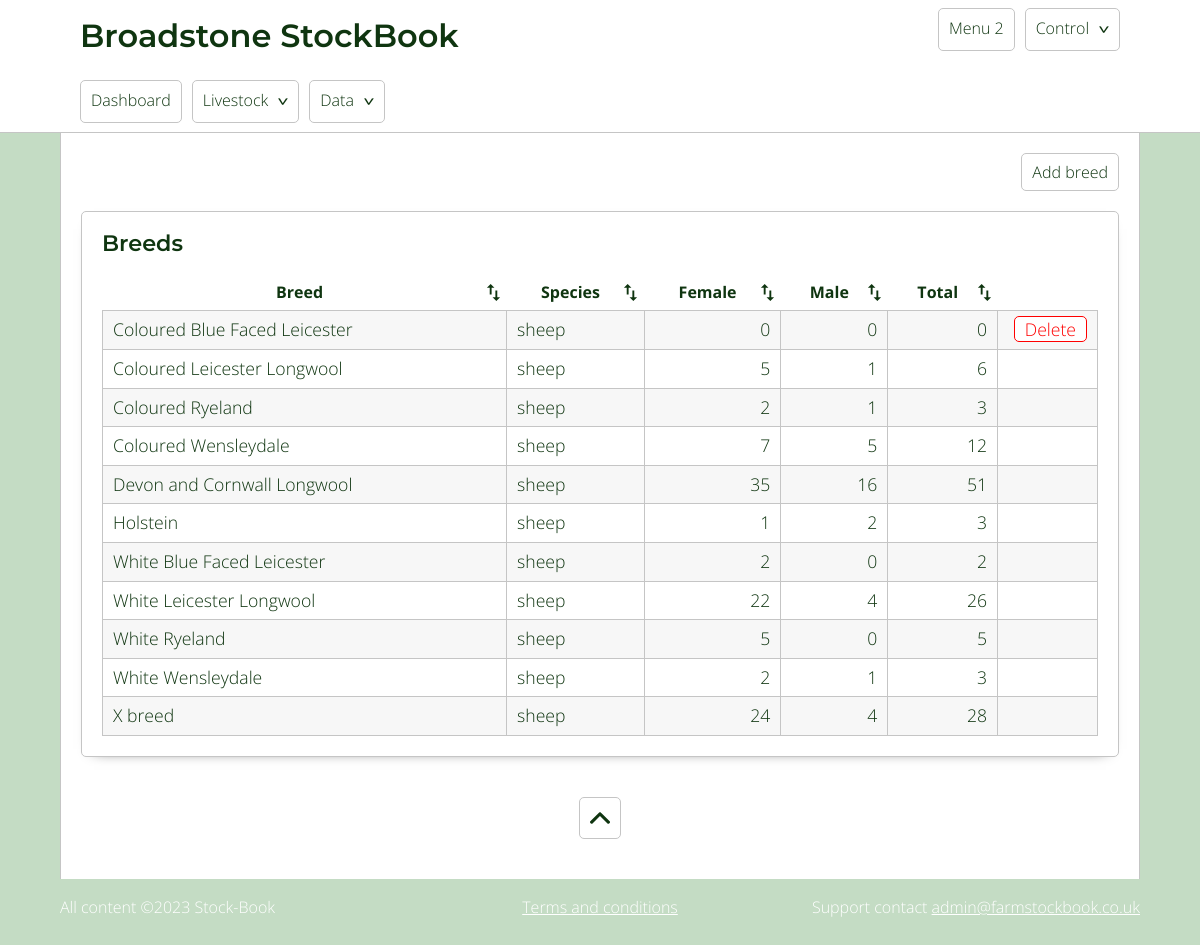
The app's page /breeds.php, older data.
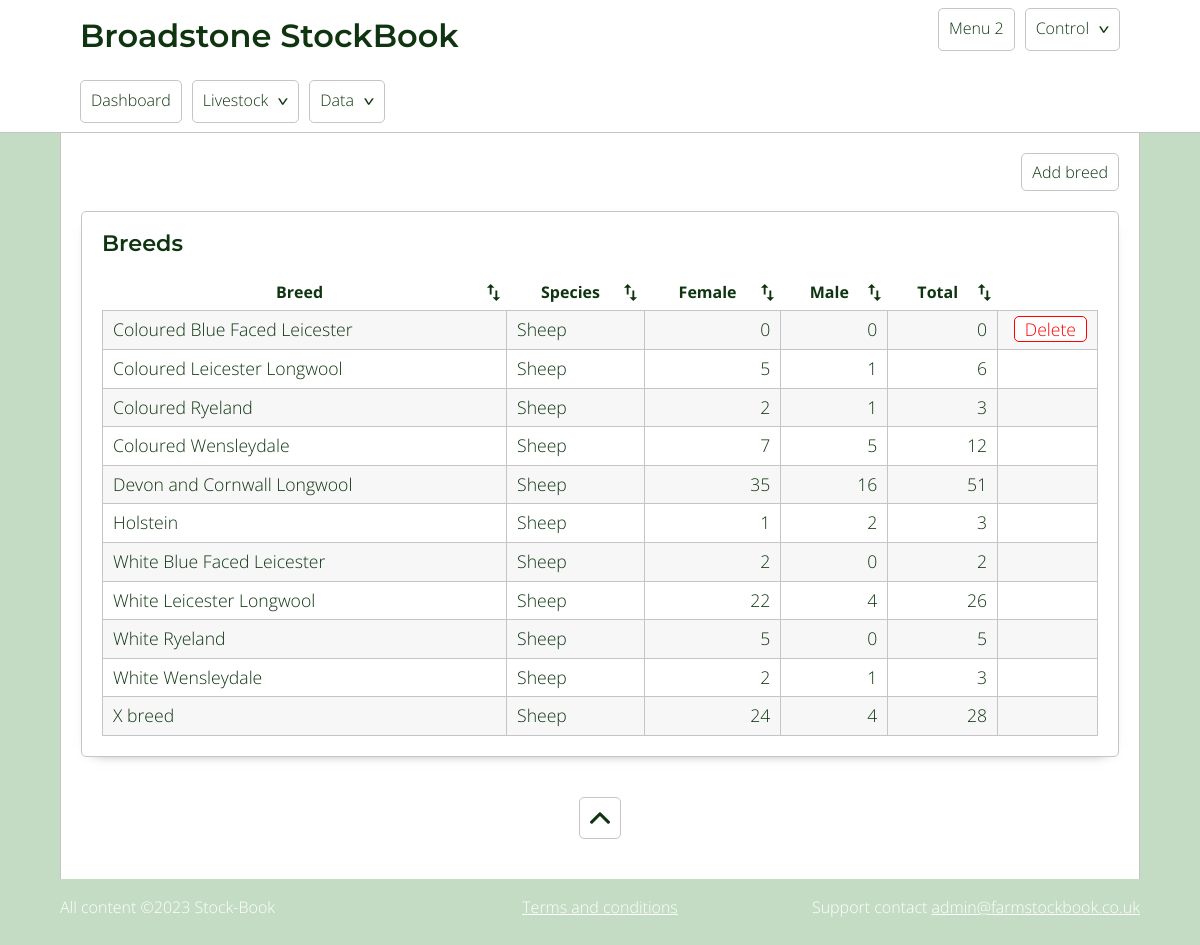
The same page, newer data.
### tables this page shows
CREATE TABLE `breed` (
  `id` int(11) NOT NULL,
  `breed_name` varchar(500) NOT NULL,
  `species` int(11) NOT NULL DEFAULT 1,
  `notes` text DEFAULT NULL,
  `active` tinyint(1) NOT NULL DEFAULT 1
);

CREATE TABLE `species` (
  `id` int(11) NOT NULL,
  `species` varchar(255) NOT NULL,
  `notes` text NOT NULL
);

### includes/classes/Db.class.php (called while the page is built, shortened)
<?php
    class Db{
            private $db_servername = "localhost";
            private $db_username = "flockbook";
            private $db_password = "flockbook";
            private $db_dbName = "fb_redesign";
            protected function connect(){
                $pdo = new PDO("mysql:host=$this->db_servername;dbname=$this->db_dbName", $this->db_username, $this->db_password);
                $pdo -> setAttribute(PDO::ATTR_ERRMODE, PDO::ERRMODE_EXCEPTION);
                return self::$conn = $pdo;
            }
    }
?>

### includes/classes/Breeds.class.php (the view, shortened to what this page needs)
<?php
    class Breeds extends Db{
            public function breedCard($edit){
                $query = "  SELECT *
                            FROM breed
                            ORDER BY species,breed_name";
                    $sql = self::$conn -> prepare($query);
                    $sql -> execute();
                    echo "  <table class='sortable simple_breed_table'>
                                <tr>
                                    <th>Breed</th>
                                    <th>Species</th>
                                    <th>Female</th>
                                    <th>Male</th>
                                    <th>Total</th>
                                    <th class='delete_col no_sort'></th>
                                </tr>";
                    while( $row = $sql -> fetch() ){
                        $data_tag = $edit ? "data-id = '$row[id]' class='js-view'" : '';
                        $species = $this -> getSpecies($row['species']);
                        $breedCount_female = $this -> countBreed($row['id'],2);
                        $breedCount_male = $this -> countBreed($row['id'],1);
                        $breedCount_total = $breedCount_female + $breedCount_male;
                        if( $breedCount_total === 0 ){
                            $edit_cell = "<td><a class='js-delete delete_link' data-id='$row[id]' data-deletetype='breed'>Delete</a></td>";
                        }else{
                            $edit_cell = '<td></td>';
                        }
                        echo "  <tr $data_tag>
                                    <td class='left'>$row[breed_name]</td>
                                    <td class='left'>$species</td>
                                    <td>$breedCount_female</td>
                                    <td>$breedCount_male</td>
                                    <td>$breedCount_total</td>
                                    $edit_cell
                                </tr>";
                    }
                    echo "  </table>";
            }
            public function getSpecies($id){
                $query = "SELECT species FROM species WHERE :id = id";
                    $sql = self::$conn -> prepare($query);
                    $sql -> bindParam(':id', $id);
                    $sql -> execute();
                    $row = $sql -> fetch();
                    return $row['species'];
            }
            public function countBreed($breed, $gender){
                $query = "  SELECT COUNT(id) AS breedCount
                            FROM livestock
                            WHERE :breed = breed AND :gender = gender
                                    AND date_of_death IS null
                                    AND date_of_sale IS null
                                    AND deleted = 0";
                    $sql = self::$conn -> prepare($query);
                    $sql -> bindParam(':breed', $breed);
                    $sql -> bindParam(':gender', $gender);
                    $sql -> execute();
                    $row = $sql -> fetch();
                    return $row['breedCount'];
            }
    }
?>

### includes/classes/Layout.class.php (shortened to what this page needs)
<?php
    class Layout extends Db{
            public function header($site_data){
                $menu = new Menu();
                echo "
                        <html>
                            <head>
                                <meta charset='utf-8'>
                                <meta content='width=device-width, initial-scale=1.0' name='viewport'>
                                <link rel='icon' href='$site_data[site_root]/favicon.ico'>
                                <link href='https://fonts.googleapis.com/css2?family=Montserrat:wght@600&family=Open+Sans:wght@300;600&display=swap' rel='stylesheet'>
                                <link rel='stylesheet' href='includes/style/style.css' />
                            </head>
                            <body data-root='$site_data[site_root]'>
                            <div class='overall'>
                                <header>
                                    <inner>
                                        <h1>$site_data[site_name] StockBook</h1>";
                                        $menu -> mainMenu($site_data);
                                        $menu -> rightMenu($site_data);
                echo "              </inner>
                                </header>
                                <content>";
            }
            public function footer(){
                $date = date('Y');
                echo "
                        <p class='js-top'><button></button></p>
                        </content>
                        <footer>
                            <div class='col_3'>
                                <div>
                                    <p>All content &copy;$date Stock-Book</p>
                                </div>
                                <div>
                                    <p><a href='/terms'>Terms and conditions</a></p>
                                </div>
                                <div>Support contact <a href='mailto:admin@farmstockbook.co.uk'>admin@farmstockbook.co.uk</a></div>
                            </div>
                        </footer>
                    </div>
                    <div class='modalFade'><div class='modal'></div></div>
                </body>
                <script src='includes/js/libs/jquery.3.5.1.js'></script>
                <script src='includes/js/functions.js'></script>
            </html>";
            }
    }
?>

### includes/classes/Menu.class.php (shortened to what this page needs)
<?php
    class Menu{
        public function mainMenu($site_data){
            echo "<menu>
                <ul>
                    <li><a href='$site_data[site_root]/'>Dashboard</a></li>
                    <li class='dropdown'><a>Livestock</a>
                        <ul>
                            <li><a href='$site_data[site_root]/livestock'>Livestock</a></li>
                            <li><a href='$site_data[site_root]/species'>Species</a></li>
                            <li><a href='$site_data[site_root]/breeds'>Breeds</a></li>
                            <li><a href='$site_data[site_root]/diary'>Diary</a></li>
                            <li><a href='$site_data[site_root]/archive'>Archive</a></li>
                        </ul>
                    </li>
                    <li class='dropdown'><a href='#'>Data</a>
                        <ul>
                            <li><a href='$site_data[site_root]/suppliers'>Suppliers</a></li>
                            <li><a href='$site_data[site_root]/feed'>Feed</a></li>
                            <li><a href='$site_data[site_root]/medicine'>Medicine</a></li>
                            <li><a href='$site_data[site_root]/manualTreatment'>Manual treatment</a></li>
                        </ul>
                    </li>
                </ul>
            </menu>";
        }
        public function rightMenu($site_data){
            echo "<rightMenu>
                <ul>
                    <li><a href='#'>Menu 2</a></li>
                    <li class='dropdown'><a href='#'>Control</a>
                        <ul>
                            <li><a class='icon_reminder' href='$site_data[site_root]/reminders'>Reminders</a></li>
                            <li><a class='icon_reminder' href='$site_data[site_root]/emailTest'>Email test</a></li>
                            <li><a class='js_print icon_print'>Print</a></li>
                            <li><a class='icon_logOut' href='$site_data[site_root]/?logout'>Log out</a></li>
                        </ul>
                    </li>
                </ul>
            </rightMenu>";
        }
    }
?>

### breeds.php (shortened to what this page needs)
<?php
        include_once 'includes/config.php';
        $layout = new Layout();
        $layout -> header($site_data);
        $breeds = new Breeds();
        if( isset($_GET['id']) ){
            $breeds -> singleBreedCard($site_data, $_GET['id'], 'echo');
            $breeds -> form_editBreed();
        }else{
            echo "<p class='add_holder'>";
                echo "<a class='js_showForm btn_island' data-form='add_breed'>Add breed</a>";
            echo "</p>";
            echo "<div class='card'>";
                echo "<h2>Breeds</h2>";
                $breeds-> breedCard(true);
            echo "</div>";
        }
        $layout -> footer();
?>

### includes/style/style.css (style rules this page uses)
a,abbr,acronym,address,applet,article,aside,audio,b,big,blockquote,body,canvas,caption,center,cite,code,dd,del,details,dfn,div,dl,dt,em,embed,fieldset,figcaption,figure,footer,form,h1,h2,h3,h4,h5,h6,header,hgroup,html,i,iframe,img,ins,kbd,label,legend,li,mark,menu,nav,object,ol,output,p,pre,q,ruby,s,samp,section,small,span,strike,strong,sub,summary,sup,table,tbody,td,tfoot,th,thead,time,tr,tt,u,ul,var,video { margin:0;padding:0;border:0;font-size:100%;font:inherit;vertical-align:baseline }
article,aside,details,figcaption,figure,footer,header,hgroup,menu,nav,section { display:block }
body { line-height:1 }
ol,ul { list-style:none }
table { border-spacing:0 }
body { font-family:Open Sans,sans-serif;font-weight:300;font-size:16px;background-color:#c4dcc4;color:#0f3510;overflow-y:scroll }
p { margin:0 0 20px }
p.add_holder { text-align:right }
p.js-top { text-align:center }
p.js-top button { background-image:url(/assets/img/left-arrow.svg);background-repeat:no-repeat;background-size:20px;background-position:50%;transform:rotate(90deg);padding:20px }
* { box-sizing:border-box }
h1,h2,h3,h4,h5 { font-family:Montserrat,sans-serif;font-weight:600;margin-bottom:20px;max-width:90% }
h1 { font-size:2em }
h2 { font-size:1.4em }
a.delete_link { color:red;border:1px solid red;border-radius:5px;background-color:#fff;padding:0 10px;cursor:pointer }
.form_btn,button { padding:10px 20px;background:#fff;border:1px solid #c5c5c5;border-radius:5px;font-size:1em;cursor:pointer }
header { background-color:#fff;border-bottom:1px solid #c5c5c5 }
content,footer,header inner { display:block;max-width:90%;position:relative;margin:0 auto;padding:20px }
content,footer { background-color:#fff;border-color:#c5c5c5;border-width:0 1px;border-style:solid }
header { border-width:0 1px 1px }
footer { padding:20px 0;border-width:0;background-color:#c4dcc4;color:#fff }
footer p { margin:0 0 10px }
footer .col_3 { flex-wrap:nowrap }
footer .col_3 div:nth-child(2) { text-align:center }
footer .col_3 div:last-child { text-align:right }
footer a { color:#fff }
.col_3 { display:flex;flex-wrap:wrap }
.col_3 div { flex-basis:33%;max-width:33% }
.col_3 div:first-child { margin-right:10px }
.col_3 div:last-child { margin-left:10px }
.card { padding:20px;margin:10px 0 40px;box-shadow:0 5px 14px -13px #000;border:1px solid #c5c5c5;border-radius:5px }
menu li,rightMenu li { float:left;margin:0 10px 0 0;position:relative }
menu li a,rightMenu li a { text-decoration:none;border:1px solid #c5c5c5;border-radius:5px;padding:8px 10px 11px;color:#0f3510 }
menu li.dropdown a,rightMenu li.dropdown a { padding-right:30px }
menu li.dropdown:after,rightMenu li.dropdown:after { content:">";transform:scaleY(.7) rotate(90deg);position:absolute;right:10px;font-size:1.2em;font-weight:600;transition:transform .5s ease-in-out }
menu { min-height:20px;margin:40px 0 0 }
rightMenu { position:absolute;top:20px;right:10px }
.btn_island { display:inline-block;border:1px solid #c5c5c5;border-radius:5px;padding:10px;margin-left:0 0 20px 0;cursor:pointer }
table { width:100%;border-collapse:collapse }
table td,table th { padding:10px;border:1px solid #c5c5c5 }
table th { font-weight:700;border:0 }
table th.delete_col { width:100px }
table td { text-align:right;font-size:1.1em }
table td.left { text-align:left }
table tr { transition:background-color .5s ease-in-out }
table tr:nth-child(2n) { background-color:#f7f7f7 }
table.sortable th.sortThis { cursor:pointer;position:relative;padding-right:20px }
table.sortable th.sortThis:after { width:17px;height:17px;background-size:17px;background-repeat:no-repeat;position:absolute;content:"";right:5px }

Row changes from the older to the newer data that the page shows:
changed through a linked row, breed "Coloured Blue Faced Leicester": species.species "sheep" → "Sheep"
changed through a linked row, breed "Coloured Leicester Longwool": species.species "sheep" → "Sheep"
changed through a linked row, breed "Coloured Ryeland": species.species "sheep" → "Sheep"
changed through a linked row, breed "Coloured Wensleydale": species.species "sheep" → "Sheep"
changed through a linked row, breed "Devon and Cornwall Longwool": species.species "sheep" → "Sheep"
changed through a linked row, breed "Holstein": species.species "sheep" → "Sheep"
changed through a linked row, breed "White Blue Faced Leicester": species.species "sheep" → "Sheep"
changed through a linked row, breed "White Leicester Longwool": species.species "sheep" → "Sheep"
changed through a linked row, breed "White Ryeland": species.species "sheep" → "Sheep"
changed through a linked row, breed "White Wensleydale": species.species "sheep" → "Sheep"
changed through a linked row, breed "X breed": species.species "sheep" → "Sheep"
